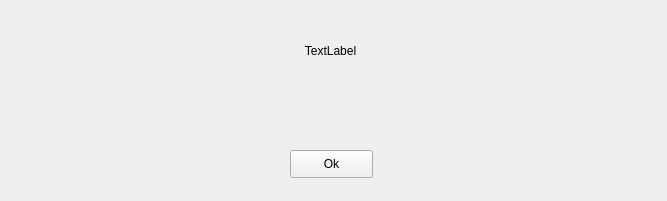
<?xml version="1.0" encoding="UTF-8"?>
<ui version="4.0">
 <class>message</class>
 <widget class="QWidget" name="message">
  <property name="windowModality">
   <enum>Qt::ApplicationModal</enum>
  </property>
  <property name="geometry">
   <rect>
    <x>0</x>
    <y>0</y>
    <width>667</width>
    <height>201</height>
   </rect>
  </property>
  <property name="sizePolicy">
   <sizepolicy hsizetype="Fixed" vsizetype="Fixed">
    <horstretch>0</horstretch>
    <verstretch>0</verstretch>
   </sizepolicy>
  </property>
  <property name="focusPolicy">
   <enum>Qt::StrongFocus</enum>
  </property>
  <property name="windowTitle">
   <string>Message</string>
  </property>
  <widget class="QPushButton" name="push_ok">
   <property name="geometry">
    <rect>
     <x>290</x>
     <y>150</y>
     <width>83</width>
     <height>28</height>
    </rect>
   </property>
   <property name="sizePolicy">
    <sizepolicy hsizetype="Preferred" vsizetype="Preferred">
     <horstretch>0</horstretch>
     <verstretch>0</verstretch>
    </sizepolicy>
   </property>
   <property name="text">
    <string>Ok</string>
   </property>
  </widget>
  <widget class="QLabel" name="label_message">
   <property name="geometry">
    <rect>
     <x>30</x>
     <y>20</y>
     <width>601</width>
     <height>61</height>
    </rect>
   </property>
   <property name="text">
    <string>TextLabel</string>
   </property>
   <property name="alignment">
    <set>Qt::AlignCenter</set>
   </property>
  </widget>
 </widget>
 <resources/>
 <connections/>
</ui>
